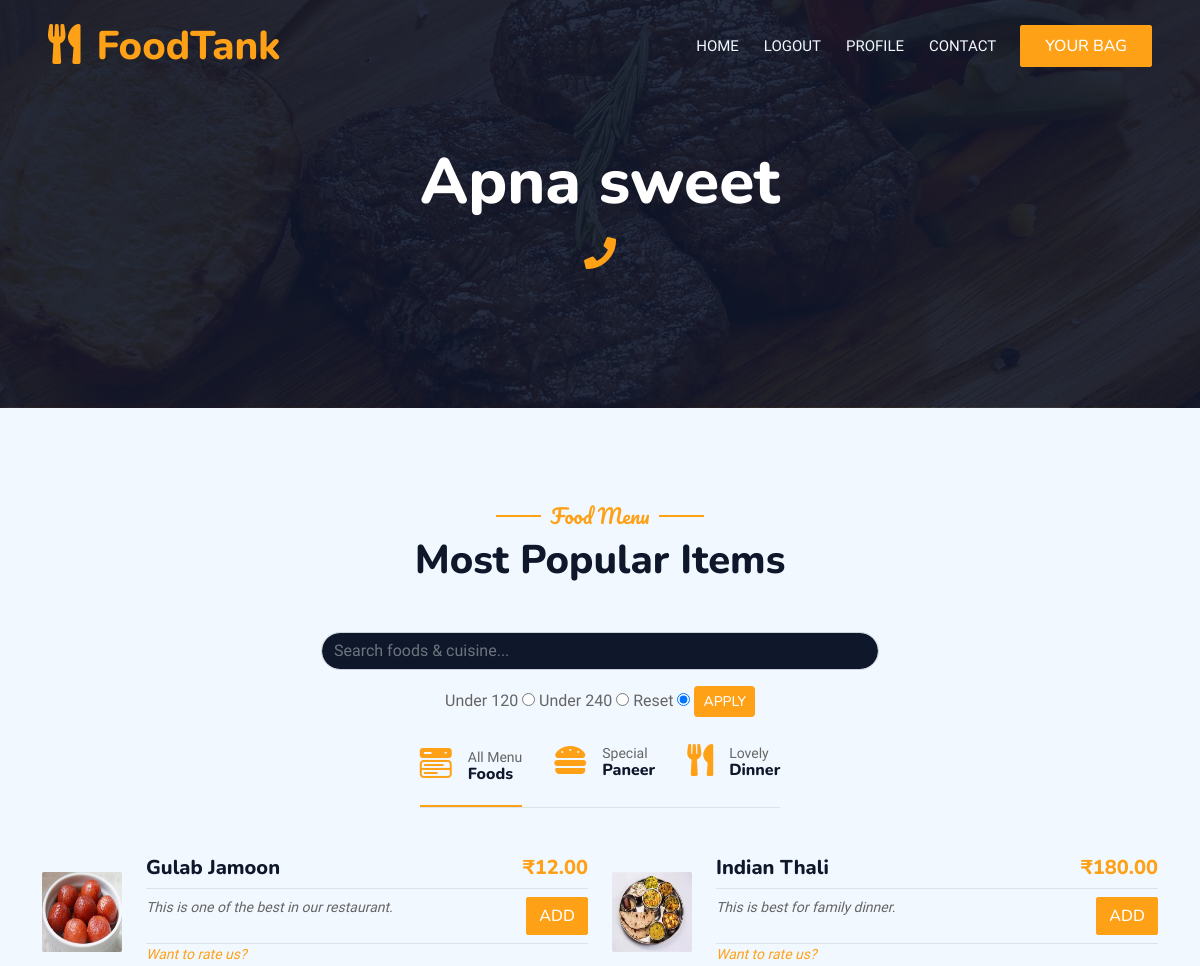
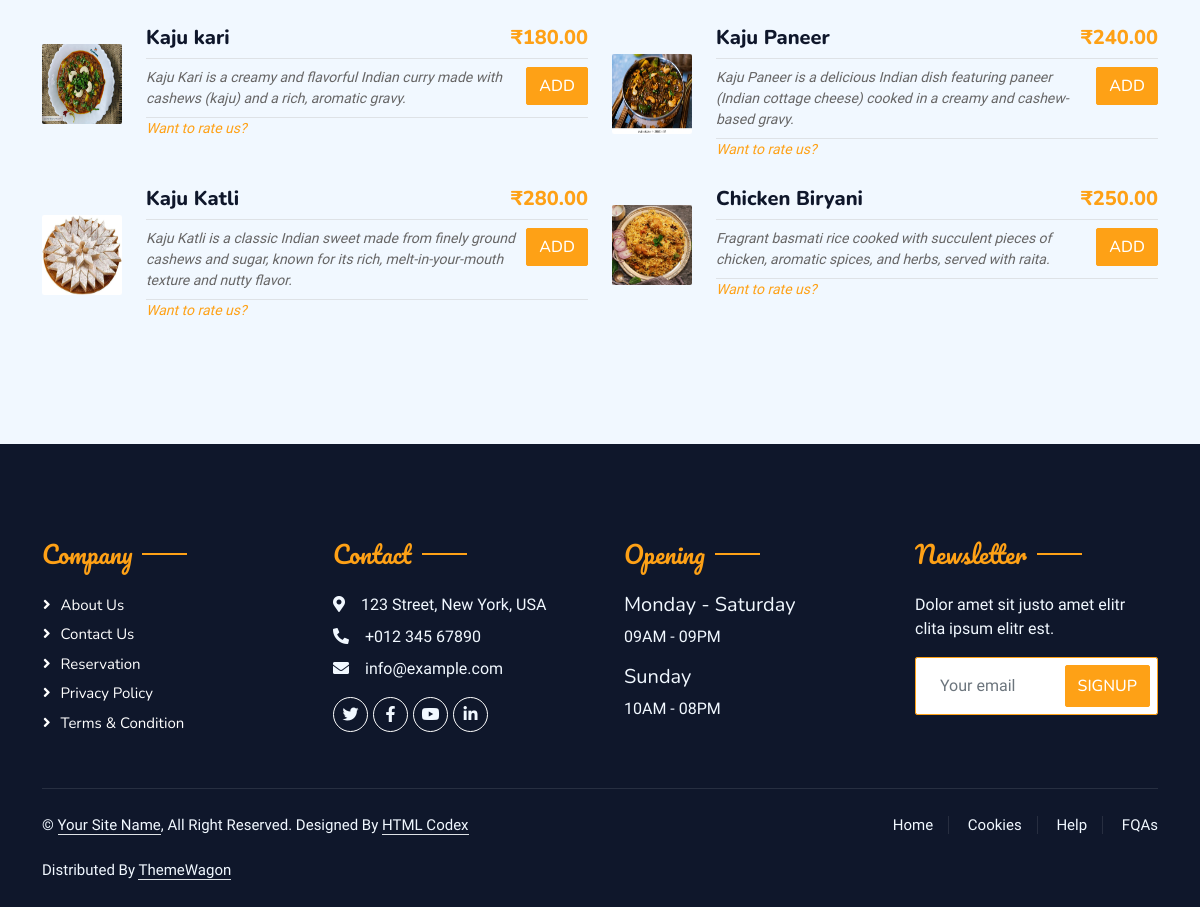
The app's page /foodprovider/restaurant_info/1 (signed in) with its own data (2 pictures, top to bottom).
### restaurant/models.py (models this page shows, shortened)
class Restaurant(models.Model):
    user = models.ForeignKey(User, on_delete=models.CASCADE,
                    limit_choices_to={'user_type': 'Foodprovider'})  # ForeignKey to User
    name = models.CharField(max_length=255)
    city = models.CharField(max_length=255)
    address = models.TextField()
    mobile = models.CharField(max_length=15)
    desc = models.TextField(blank=True, null=True)
    is_verified = models.BooleanField(default=False)
    veg_or_nonveg = models.CharField(max_length=255, choices=VEG_OR_NONVEG_CHOICES)
    no_of_chefs = models.PositiveIntegerField()
    start_date = models.DateField(blank=True, null=True)
    img1 = models.ImageField(upload_to='restaurant_images/', null=True, blank=True)
    img2 = models.ImageField(upload_to='restaurant_images/', null=True, blank=True)
    img3 = models.ImageField(upload_to='restaurant_images/', null=True, blank=True)
    img4 = models.ImageField(upload_to='restaurant_images/', null=True, blank=True)

### menu/models.py (models this page shows, shortened)
class Menu(models.Model):
    restaurant = models.ForeignKey(Restaurant, on_delete=models.CASCADE)  # ForeignKey to Restaurant
    name = models.CharField(max_length=255)
    description = models.TextField()
    type = models.CharField(max_length=255)
    price = models.DecimalField(max_digits=10, decimal_places=2)
    available = models.BooleanField(blank=True, default=True)
    cuisine = models.CharField(max_length=255, blank=True)
    img1 = models.ImageField(upload_to='menu_images/', null=True, blank=True)

### restaurant/views.py (the view)
# urls.py: path("restaurant_info/<int:id>", views.restaurantInfo, name="restaurant_info"),
def restaurantInfo(request, id):
    if not request.user.is_authenticated:
        return redirect("/login/")
    try:
        if request.method == "GET":
            food = request.GET.get('search-food-cuisine')
            price = request.GET.get('price')
            ftype = request.GET.get('ftype')
            restId = Restaurant.objects.get(id=id)
            if food:
                restIdMenus = Menu.objects.filter(restaurant=restId, name__icontains=food)
                if not restIdMenus:
                    restIdMenus = Menu.objects.filter(restaurant=restId, cuisine__icontains=food)
            elif price:
                restIdMenus = Menu.objects.filter(restaurant=restId, price__lte=price)
            elif ftype:
                restIdMenus = Menu.objects.filter(restaurant=restId, type__icontains=ftype)
            else:
                restIdMenus = Menu.objects.filter(restaurant=restId)
            context = {
                'restId': restId,
                'restIdMenus': restIdMenus
            }
    except:
        restId = Restaurant.objects.get(id=id)
        restIdMenus = Menu.objects.filter(restaurant=restId)
    context = {
        'price' : price,
        'restId': restId,
        'restIdMenus': restIdMenus
    }
    return render(request, 'foodprovider/restaurant_info.html', context)

### templates/foodprovider/restaurant_info.html (shortened to what this page needs)
{% extends '../base.html' %}
{% block content %}
{% load static %}
{% load sweetify %}
<div class="container-xxl position-relative p-0">
        {% include '../navbar.html' %}
    <div class="container-xxl py-5 bg-dark hero-header mb-5">
        <div class="container text-center my-5 pt-5 pb-4">
            <h1 class="display-3 text-white mb-3 animated slideInDown">{{restId.name}}</h1>
            <nav aria-label="breadcrumb">
                <ol class="breadcrumb justify-content-center text-uppercase">
                    <li class="breadcrumb-item"><a href="tel:{{restId.mobile}}"><i class="fa fa-phone fa-2x text-primary"></i></a></li>
                </ol>
            </nav>
        </div>
    </div>
</div>
<div class="container-xxl py-5">
    <div class="container">
        <div class="text-center wow fadeInUp" data-wow-delay="0.1s">
            <h5 class="section-title ff-secondary text-center text-primary fw-normal">Food Menu</h5>
            <h1 class="mb-5">Most Popular Items</h1>
            <form method="get">
                <div class="custom-search-bar">
                    <input type="text" class="form-control rounded-pill bg-dark text-white" name="search-food-cuisine" placeholder="Search foods & cuisine...">
                </div>
            </form>
            <div class="d-flex justify-content-center my-3">
                <form method="get">
                    <label for="under">Under 120</label>
                    <input type="radio" name="price" value="120" id="under" {% if price %}{% if price == '120' %}checked{% endif %}{% endif %}>
                    <label for="above">Under 240</label>
                    <input type="radio" name="price" value="240" id="above" {% if price %}{% if price == '240' %}checked{% endif %}{% endif %}>
                    <label for="reset">Reset</label>
                    <input type="radio" name="price" value="" id="reset" {% if not price %}checked{% endif %}>
                    <input type="submit" class="btn btn-primary btn-sm" value="apply">
                </form>
            </div>
        </div>
        <div class="tab-class text-center wow fadeInUp my-4" data-wow-delay="0.1s">
            <ul class="nav nav-pills d-inline-flex justify-content-center border-bottom mb-5">
                <li class="nav-item">
                    <a class="d-flex align-items-center text-start mx-3 ms-0 pb-3 active" data-bs-toggle="pill" href="#tab-1">
                        <i class="bi bi-menu-button-wide-fill fa-2x text-primary"></i>
                        <div class="ps-3">
                            <small class="text-body">All Menu</small>
                            <h6 class="mt-n1 mb-0">Foods</h6>
                        </div>
                    </a>
                </li>
                <li class="nav-item">
                    <a class="d-flex align-items-center text-start mx-3 pb-3" data-bs-toggle="pill" href="#tab-2">
                        <i class="fa fa-hamburger fa-2x text-primary"></i>
                        <div class="ps-3">
                            <small class="text-body">Special</small>
                            <h6 class="mt-n1 mb-0">Paneer</h6>
                        </div>
                    </a>
                </li>
                <li class="nav-item">
                    <a class="d-flex align-items-center text-start mx-3 me-0 pb-3" data-bs-toggle="pill" href="#tab-3">
                        <i class="fa fa-utensils fa-2x text-primary"></i>
                        <div class="ps-3">
                            <small class="text-body">Lovely</small>
                            <h6 class="mt-n1 mb-0">Dinner</h6>
                        </div>
                    </a>
                </li>
            </ul>
            <div class="tab-content">
                <div id="tab-1" class="tab-pane fade show p-0 active">
                    <div class="row g-4">
                        {% for menu in restIdMenus %}
                                <div class="col-lg-6">
                                    <div class="d-flex align-items-center">
                                        <img class="flex-shrink-0 img-fluid rounded" src="{{menu.img1.url}}" alt="" style="width: 80px; height: 80px;">
                                        <div class="w-100 d-flex flex-column text-start ps-4">
                                            <h5 class="d-flex justify-content-between border-bottom pb-2">
                                                <span>{{menu.name}}</span>
                                                <span class="text-primary">₹{{menu.price}}</span>
                                            </h5>
                                            <div class="d-flex justify-content-between border-bottom pb-2">
                                                <small class="fst-italic">{{menu.description}}</small>&nbsp;&nbsp;
                                                <span class="text-primary"><a class="btn btn-primary addToBag" href="/bag/add-to-bag/{{menu.id}}" data-menu-id="{{menu.id}}">Add</a></span>
                                            </div>
                                            <div class="d-flex justify-content-between">
                                                <small class="fst-italic text-primary"><a href="#">Want to rate us?</a></small>&nbsp;&nbsp;
                                            </div>
                                        </div>
                                    </div>
                                </div>
                        {% endfor %}
                    </div>
                </div>
            </div>
        </div>
    </div>
</div>
{% endblock content %}

### static/css/style.css (style rules this page uses)
:root { --primary: #FEA116; --light: #F1F8FF; --dark: #0F172B; }
.ff-secondary { font-family: 'Pacifico', cursive; }
.btn { font-family: 'Nunito', sans-serif; font-weight: 500; text-transform: uppercase; transition: .5s; }
.btn.btn-primary, .btn.btn-secondary { color: #FFFFFF; }
.hero-header { background: linear-gradient(rgba(15, 23, 43, .9), rgba(15, 23, 43, .9)), url(../img/bg-hero.jpg); background-position: center center; background-repeat: no-repeat; background-size: cover; }
.section-title { position: relative; display: inline-block; }
.section-title::before { position: absolute; content: ""; width: 45px; height: 2px; top: 50%; left: -55px; margin-top: -1px; background: var(--primary); }
.section-title::after { position: absolute; content: ""; width: 45px; height: 2px; top: 50%; right: -55px; margin-top: -1px; background: var(--primary); }
.nav-pills .nav-item .active { border-bottom: 2px solid var(--primary); }

### templates/base.html (style rules this page uses)
.custom-search-bar { width: 50%; margin: auto; }

### records on screen
Restaurant: name "Apna sweet"
Menu: img1 (picture), name "Gulab Jamoon", price "12.00", description "This is one of the best in our restaurant."
Menu: img1 (picture), name "Indian Thali", price "180.00", description "This is best for family dinner."
Menu: img1 (picture), name "Kaju kari", price "180.00", description "Kaju Kari is a creamy and flavorful Indian curry made with cashews (kaju) and a rich, aromatic gravy."
Menu: img1 (picture), name "Kaju Paneer", price "240.00", description "Kaju Paneer is a delicious Indian dish featuring paneer (Indian cottage cheese) cooked in a creamy and cashew-based gravy."
Menu: img1 (picture), name "Kaju Katli", price "280.00", description "Kaju Katli is a classic Indian sweet made from finely ground cashews and sugar, known for its rich, melt-in-your-mouth texture and nutty flavor."
Menu: img1 (picture), name "Chicken Biryani", price "250.00", description "Fragrant basmati rice cooked with succulent pieces of chicken, aromatic spices, and herbs, served with raita."
